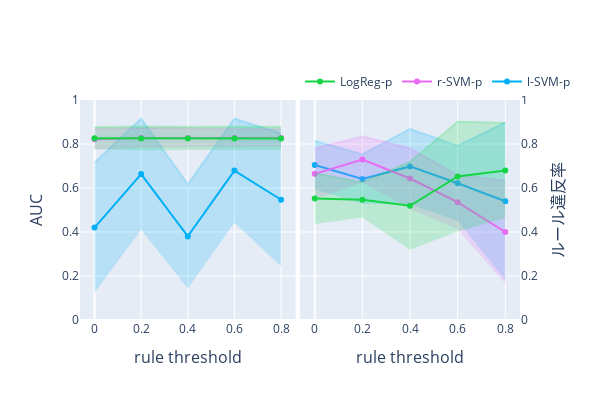

Notebook code cell kept with this figure:
### Code cell
import plotly.graph_objects as go
from plotly.subplots import make_subplots


# グラフのデータを準備
index = ['l-SVM-p', 'r-SVM-p', 'LogReg-p']
colors_mean = ['rgba(0,176,246,1)', 'rgba(231,107,243,1)', 'rgba(21,213,69,1)']  # indexに対応する色
colors_std  = ['rgba(0,176,246,0.2)', 'rgba(231,107,243,0.2)', 'rgba(21,213,69,0.2)']  # indexに対応する色


# グラフ1: AUCのデータ
col_auc = 'auc'
tmp_mean_auc = pd.DataFrame([
    {info: df.loc['linear svm (L)', col_auc] for info, df in zip(infos, dfs_mean)},
    {info: df.loc['non-linear svm (L)', col_auc] for info, df in zip(infos, dfs_mean)},
    {info: df.loc['logistic regression (L)', col_auc] for info, df in zip(infos, dfs_mean)}
], index=index)
tmp_std_auc = pd.DataFrame([
    {info: df.loc['linear svm (L)', col_auc] for info, df in zip(infos, dfs_std)},
    {info: df.loc['non-linear svm (L)', col_auc] for info, df in zip(infos, dfs_std)},
    {info: df.loc['logistic regression (L)', col_auc] for info, df in zip(infos, dfs_std)}
], index=index)

# グラフ2: ルール違反率のデータ
col_vr = 'violation_rate'
tmp_mean_vr = pd.DataFrame([
    {info: df.loc['linear svm (L)', col_vr] for info, df in zip(infos, dfs_mean)},
    {info: df.loc['non-linear svm (L)', col_vr] for info, df in zip(infos, dfs_mean)},
    {info: df.loc['logistic regression (L)', col_vr] for info, df in zip(infos, dfs_mean)}
], index=index)
tmp_std_vr = pd.DataFrame([
    {info: df.loc['linear svm (L)', col_vr] for info, df in zip(infos, dfs_std)},
    {info: df.loc['non-linear svm (L)', col_vr] for info, df in zip(infos, dfs_std)},
    {info: df.loc['logistic regression (L)', col_vr] for info, df in zip(infos, dfs_std)}
], index=index)


# サブプロットの作成
# fig = make_subplots(rows=1, cols=2, subplot_titles=('AUC', 'ルール違反率'))
fig = make_subplots(rows=1, cols=2)

# グラフ1: AUC
for i in range(len(tmp_mean_auc)):
    fig.add_trace(
        go.Scatter(
            x=tmp_mean_auc.columns,
            y=tmp_mean_auc.iloc[i, :],
            mode='lines+markers',
            name=tmp_mean_auc.index[i],
            line=dict(color=colors_mean[i]),  # ラインの色を設定
            marker=dict(color=colors_mean[i])  # マーカーの色を設定
        ),
        row=1, col=1
    )
    fig.add_trace(
        go.Scatter(
            x=tmp_mean_auc.columns,
            y=tmp_mean_auc.iloc[i, :] + tmp_std_auc.iloc[i, :],
            mode='lines',
            line=dict(color=colors_std[i]),  # ラインの色を設定
            showlegend=False
        ),
        row=1, col=1
    )
    fig.add_trace(
        go.Scatter(
            x=tmp_mean_auc.columns,
            y=tmp_mean_auc.iloc[i, :] - tmp_std_auc.iloc[i, :],
            mode='lines',
            fill='tonexty',
            fillcolor=colors_std[i],
            line=dict(color='rgba(255,255,255,0)'),
            showlegend=False
        ),
        row=1, col=1
    )

# グラフ2: ルール違反率
for i in range(len(tmp_mean_vr)):
    fig.add_trace(
        go.Scatter(
            x=tmp_mean_vr.columns,
            y=tmp_mean_vr.iloc[i, :],
            mode='lines+markers',
            name=tmp_mean_vr.index[i],
            line=dict(color=colors_mean[i]),  # ラインの色を設定
            marker=dict(color=colors_mean[i]),  # マーカーの色を設定
            showlegend=False
        ),
        row=1, col=2
    )
    fig.add_trace(
        go.Scatter(
            x=tmp_mean_vr.columns,
            y=tmp_mean_vr.iloc[i, :] + tmp_std_vr.iloc[i, :],
            mode='lines',
            line=dict(color=colors_std[i]),  # ラインの色を設定
            showlegend=False
        ),
        row=1, col=2
    )
    fig.add_trace(
        go.Scatter(
            x=tmp_mean_vr.columns,
            y=tmp_mean_vr.iloc[i, :] - tmp_std_vr.iloc[i, :],
            mode='lines',
            fill='tonexty',
            fillcolor=colors_std[i],
            line=dict(color='rgba(255,255,255,0)'),
            showlegend=False
        ),
        row=1, col=2
    )

# x軸の設定
fig.update_xaxes(title_text='rule threshold', row=1, col=1)
fig.update_xaxes(title_text='rule threshold', row=1, col=2)

# レイアウトの設定
fig.update_layout(
    height=400,
    width=600,
    xaxis=dict(
        domain=[0, 0.49],  # 左側のsubplotの幅を調整
        title_font=dict(size=16)
    ),
    xaxis2=dict(
        domain=[0.5, 1],  # 右側のsubplotの幅を調整
        title_font=dict(size=16)
    ),
    legend=dict(
        x=0.5,
        y=1.15,
        orientation='h'  # 水平配置
    ),
)

# y軸の設定
fig.update_yaxes(title_text='AUC', range=[0, 1], row=1, col=1, side='left', title_font=dict(size=16))  # col=1のグラフのy軸を左側に配置
fig.update_yaxes(title_text='ルール違反率', range=[0, 1], row=1, col=2, side='right', title_font=dict(size=16))  # col=2のグラフのy軸を右側に配置

# グラフの表示
fig.show()

### Figure 1 — Plotly figure (JSON) as saved in the notebook; plotly's stock layout.template omitted (floating-point values rounded to 4 significant figures)
{"data": [{"line": {"color": "rgba(0,176,246,1)"}, "marker": {"color": "rgba(0,176,246,1)"}, "mode": "lines+markers", "name": "l-SVM-p", "type": "scatter", "x": [0, 0.2, 0.4, 0.6, 0.8], "xaxis": "x", "y": [0.4202, 0.6635, 0.38, 0.679, 0.5466], "yaxis": "y"}, {"line": {"color": "rgba(0,176,246,0.2)"}, "mode": "lines", "showlegend": false, "type": "scatter", "x": [0, 0.2, 0.4, 0.6, 0.8], "xaxis": "x", "y": [0.7163, 0.9163, 0.6173, 0.9158, 0.8487], "yaxis": "y"}, {"fill": "tonexty", "fillcolor": "rgba(0,176,246,0.2)", "line": {"color": "rgba(255,255,255,0)"}, "mode": "lines", "showlegend": false, "type": "scatter", "x": [0, 0.2, 0.4, 0.6, 0.8], "xaxis": "x", "y": [0.1241, 0.4107, 0.1427, 0.4422, 0.2444], "yaxis": "y"}, {"line": {"color": "rgba(231,107,243,1)"}, "marker": {"color": "rgba(231,107,243,1)"}, "mode": "lines+markers", "name": "r-SVM-p", "type": "scatter", "x": [0, 0.2, 0.4, 0.6, 0.8], "xaxis": "x", "y": [0.8215, 0.8277, 0.8277, 0.8268, 0.8269], "yaxis": "y"}, {"line": {"color": "rgba(231,107,243,0.2)"}, "mode": "lines", "showlegend": false, "type": "scatter", "x": [0, 0.2, 0.4, 0.6, 0.8], "xaxis": "x", "y": [0.8693, 0.8722, 0.8711, 0.868, 0.8684], "yaxis": "y"}, {"fill": "tonexty", "fillcolor": "rgba(231,107,243,0.2)", "line": {"color": "rgba(255,255,255,0)"}, "mode": "lines", "showlegend": false, "type": "scatter", "x": [0, 0.2, 0.4, 0.6, 0.8], "xaxis": "x", "y": [0.7738, 0.7832, 0.7843, 0.7857, 0.7854], "yaxis": "y"}, {"line": {"color": "rgba(21,213,69,1)"}, "marker": {"color": "rgba(21,213,69,1)"}, "mode": "lines+markers", "name": "LogReg-p", "type": "scatter", "x": [0, 0.2, 0.4, 0.6, 0.8], "xaxis": "x", "y": [0.8266, 0.8255, 0.8252, 0.8254, 0.8251], "yaxis": "y"}, {"line": {"color": "rgba(21,213,69,0.2)"}, "mode": "lines", "showlegend": false, "type": "scatter", "x": [0, 0.2, 0.4, 0.6, 0.8], "xaxis": "x", "y": [0.8774, 0.8796, 0.8782, 0.8781, 0.8779], "yaxis": "y"}, {"fill": "tonexty", "fillcolor": "rgba(21,213,69,0.2)", "line": {"color": "rgba(255,255,255,0)"}, "mode": "lines", "showlegend": false, "type": "scatter", "x": [0, 0.2, 0.4, 0.6, 0.8], "xaxis": "x", "y": [0.7759, 0.7714, 0.7722, 0.7726, 0.7722], "yaxis": "y"}, {"line": {"color": "rgba(0,176,246,1)"}, "marker": {"color": "rgba(0,176,246,1)"}, "mode": "lines+markers", "name": "l-SVM-p", "showlegend": false, "type": "scatter", "x": [0, 0.2, 0.4, 0.6, 0.8], "xaxis": "x2", "y": [0.7047, 0.6412, 0.6981, 0.6214, 0.54], "yaxis": "y2"}, {"line": {"color": "rgba(0,176,246,0.2)"}, "mode": "lines", "showlegend": false, "type": "scatter", "x": [0, 0.2, 0.4, 0.6, 0.8], "xaxis": "x2", "y": [0.8146, 0.7538, 0.8695, 0.792, 0.8978], "yaxis": "y2"}, {"fill": "tonexty", "fillcolor": "rgba(0,176,246,0.2)", "line": {"color": "rgba(255,255,255,0)"}, "mode": "lines", "showlegend": false, "type": "scatter", "x": [0, 0.2, 0.4, 0.6, 0.8], "xaxis": "x2", "y": [0.5948, 0.5285, 0.5267, 0.4509, 0.1822], "yaxis": "y2"}, {"line": {"color": "rgba(231,107,243,1)"}, "marker": {"color": "rgba(231,107,243,1)"}, "mode": "lines+markers", "name": "r-SVM-p", "showlegend": false, "type": "scatter", "x": [0, 0.2, 0.4, 0.6, 0.8], "xaxis": "x2", "y": [0.6644, 0.7298, 0.6432, 0.5357, 0.4], "yaxis": "y2"}, {"line": {"color": "rgba(231,107,243,0.2)"}, "mode": "lines", "showlegend": false, "type": "scatter", "x": [0, 0.2, 0.4, 0.6, 0.8], "xaxis": "x2", "y": [0.7794, 0.8347, 0.7809, 0.6594, 0.6345], "yaxis": "y2"}, {"fill": "tonexty", "fillcolor": "rgba(231,107,243,0.2)", "line": {"color": "rgba(255,255,255,0)"}, "mode": "lines", "showlegend": false, "type": "scatter", "x": [0, 0.2, 0.4, 0.6, 0.8], "xaxis": "x2", "y": [0.5493, 0.6249, 0.5055, 0.412, 0.1655], "yaxis": "y2"}, {"line": {"color": "rgba(21,213,69,1)"}, "marker": {"color": "rgba(21,213,69,1)"}, "mode": "lines+markers", "name": "LogReg-p", "showlegend": false, "type": "scatter", "x": [0, 0.2, 0.4, 0.6, 0.8], "xaxis": "x2", "y": [0.5518, 0.5462, 0.5193, 0.6524, 0.68], "yaxis": "y2"}, {"line": {"color": "rgba(21,213,69,0.2)"}, "mode": "lines", "showlegend": false, "type": "scatter", "x": [0, 0.2, 0.4, 0.6, 0.8], "xaxis": "x2", "y": [0.6677, 0.626, 0.7193, 0.9024, 0.8968], "yaxis": "y2"}, {"fill": "tonexty", "fillcolor": "rgba(21,213,69,0.2)", "line": {"color": "rgba(255,255,255,0)"}, "mode": "lines", "showlegend": false, "type": "scatter", "x": [0, 0.2, 0.4, 0.6, 0.8], "xaxis": "x2", "y": [0.4358, 0.4665, 0.3194, 0.4023, 0.4632], "yaxis": "y2"}], "layout": {"height": 400, "legend": {"orientation": "h", "x": 0.5, "y": 1.15}, "width": 600, "xaxis": {"anchor": "y", "domain": [0, 0.49], "title": {"font": {"size": 16}, "text": "rule threshold"}}, "xaxis2": {"anchor": "y2", "domain": [0.5, 1], "title": {"font": {"size": 16}, "text": "rule threshold"}}, "yaxis": {"anchor": "x", "domain": [0, 1], "range": [0, 1], "side": "left", "title": {"font": {"size": 16}, "text": "AUC"}}, "yaxis2": {"anchor": "x2", "domain": [0, 1], "range": [0, 1], "side": "right", "title": {"font": {"size": 16}, "text": "ルール違反率"}}}}
